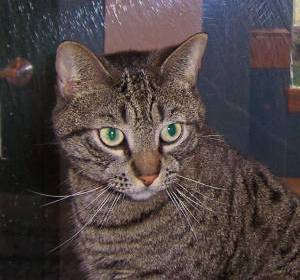
#> input picture 3-OpenCV Basics Implementation Part-2/cat.1.jpg, 300 x 280 px
$ jupyter execute 'OpenCV Basics Implementation part-2.ipynb'
#> lines starting #> are read from the running program, lines starting #| are printed output that depends on the picture
[cell 1]
# !pip install imutils

[cell 2]
import numpy as np
import matplotlib.pyplot as plt
import seaborn as sns
import pandas as pd
import imutils
import cv2

import warnings
warnings.filterwarnings('ignore')

[cell 3]
plt.figure(figsize=(4, 4))
imagedata = plt.imread("./cat.1.jpg")
#> imagedata is the input picture: shape (280, 300, 3); mean R, G, B 78.8, 68.3, 68
plt.imshow(imagedata)
plt.grid(True)
plt.show()

[cell 4]
imagedata.shape
#> Out = (280, 300, 3)

[cell 5]
len(imagedata.shape)
#> Out = 3

[cell 6]
#Ch_last
#CH -1st

[cell 7]
def catimageShow(imageTitle, image):
#> called with imageTitle = 'Orginal Image'
    if image.shape[2] == 3:
        imageVariable = cv2.cvtColor(image, cv2.COLOR_BGR2RGB)
#     if image.shape[2]==1:
#         imageVariable = cv2.cvtColor(image, cv2.COLOR_RGB2BGRA)
    plt.figure(figsize=(4, 4))
    plt.imshow(imageVariable)
    plt.grid(True)
    plt.title(imageTitle)
    plt.show()

[cell 8]
catimageShow("Orginal Image",imagedata)

[cell 9]
imagedata.shape
#> Out = (280, 300, 3)

[cell 10]
cv2.split(imagedata)

[cell 11]
#mask = shedow

[cell 12]
def imageHistogram(image , imageTitle, mask = None):
    color_Channel = cv2.split(image)
    color_com = ('b','g','r')
    plt.figure(figsize=(4,2))
    plt.title(imageTitle)#(label, fontdict=None, loc=None, pad=None, *, y=None, **kwargs)
    plt.xlabel("Bins") #plt.xlabel(xlabel, fontdict=None, labelpad=None, *, loc=None, **kwargs)
    plt.ylabel("Pixle Information") # plt.ylabel(ylabel, fontdict=None, labelpad=None, *, loc=None, **kwargs)

    for (color_Channel,color_com) in zip(color_Channel,color_com):
        histogram = cv2.calcHist([color_Channel], [0], mask, [256],[0,256]) #calcHist(images, channels, mask, histSize, ranges[, hist[, accumulate]])
        plt.plot(histogram, color = color_com) #plt.plot(*args, scalex=True, scaley=True, data=None, **kwargs)
        plt.xlim([0,256])
        plt.show()

[cell 13]
image_argument = {"Image":"./cat.1.jpg"}
image = cv2.imread(image_argument['Image']) #imread(filename[, flags])
image = cv2.cvtColor(image, cv2.COLOR_BGR2RGB) #cvtColor(src, code[, dst[, dstCn]])
sampleHistio = cv2.calcHist([image],[0],None,[256],[0,256]) #calcHist(images, channels, mask, histSize, ranges[, hist[, accumulate]]) -> hist
#> sampleHistio = 256 values, max 920 at index 42, min 0 at index 0, mean 328.1
plt.figure(figsize=(4,2))
plt.title("imageTitle")#(label, fontdict=None, loc=None, pad=None, *, y=None, **kwargs)
plt.xlabel("Bins") #plt.xlabel(xlabel, fontdict=None, labelpad=None, *, loc=None, **kwargs)
plt.ylabel("Pixle Information") # plt.ylabel(ylabel, fontdict=None, labelpad=None, *, loc=None, **kwargs)
plt.plot(sampleHistio)
plt.show()
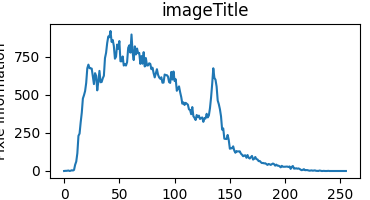
#> figure drawn by matplotlib, 1 panel; curve peaks at x = 42, y = 920

[cell 14]
image_argument = {"Image":"./cat.1.jpg"}
image = cv2.imread(image_argument['Image']) #imread(filename[, flags])
image = cv2.cvtColor(image, cv2.COLOR_BGR2RGB) #cvtColor(src, code[, dst[, dstCn]])
sampleHistio = cv2.calcHist([image],[1],None,[256],[0,256]) #calcHist(images, channels, mask, histSize, ranges[, hist[, accumulate]]) -> hist
#> sampleHistio = 256 values, max 1182 at index 55, min 0 at index 212, mean 328.1
plt.figure(figsize=(4,2))
plt.title("imageTitle")#(label, fontdict=None, loc=None, pad=None, *, y=None, **kwargs)
plt.xlabel("Bins") #plt.xlabel(xlabel, fontdict=None, labelpad=None, *, loc=None, **kwargs)
plt.ylabel("Pixle Information") # plt.ylabel(ylabel, fontdict=None, labelpad=None, *, loc=None, **kwargs)
plt.plot(sampleHistio)
plt.show()
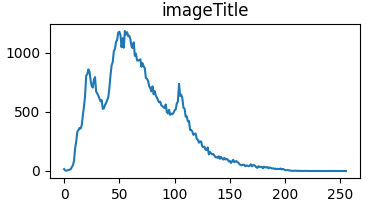
#> figure drawn by matplotlib, 1 panel; curve peaks at x = 55, y = 1182

[cell 15]
image_argument = {"Image":"./cat.1.jpg"}
image = cv2.imread(image_argument['Image']) #imread(filename[, flags])
image = cv2.cvtColor(image, cv2.COLOR_BGR2RGB) #cvtColor(src, code[, dst[, dstCn]])
sampleHistio = cv2.calcHist([image],[2],None,[256],[0,256]) #calcHist(images, channels, mask, histSize, ranges[, hist[, accumulate]]) -> hist
#> sampleHistio = 256 values, max 1306 at index 65, min 0 at index 205, mean 328.1
plt.figure(figsize=(4,2))
plt.title("imageTitle")#(label, fontdict=None, loc=None, pad=None, *, y=None, **kwargs)
plt.xlabel("Bins") #plt.xlabel(xlabel, fontdict=None, labelpad=None, *, loc=None, **kwargs)
plt.ylabel("Pixle Information") # plt.ylabel(ylabel, fontdict=None, labelpad=None, *, loc=None, **kwargs)
plt.plot(sampleHistio)
plt.show()
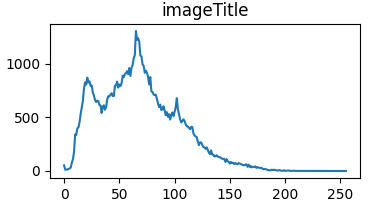
#> figure drawn by matplotlib, 1 panel; curve peaks at x = 65, y = 1306

[cell 16]
color_Channel = cv2.split(image)
color_com = ('b','g','r')
plt.figure(figsize=(4,2))
plt.title("imageTitle")#(label, fontdict=None, loc=None, pad=None, *, y=None, **kwargs)
plt.xlabel("Bins") #plt.xlabel(xlabel, fontdict=None, labelpad=None, *, loc=None, **kwargs)
plt.ylabel("Pixle Information") # plt.ylabel(ylabel, fontdict=None, labelpad=None, *, loc=None, **kwargs)

for (color_Channel,color_com) in zip(color_Channel,color_com):
    histogram = cv2.calcHist([color_Channel], [0], None, [256],[0,256]) #calcHist(images, channels, mask, histSize, ranges[, hist[, accumulate]])
    plt.plot(histogram, color = color_com) #plt.plot(*args, scalex=True, scaley=True, data=None, **kwargs)
    plt.xlim([0,256])
    plt.show()
#> this loop made 3 passes
#> color_com on passes 1 to 3: 'b', 'g', 'r'
#> pass 1, `plt.show()`:
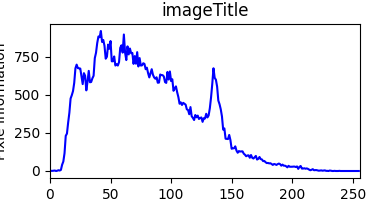
#> figure drawn by matplotlib, 1 panel; curve peaks at x = 42, y = 920
#> pass 2, `plt.show()`:
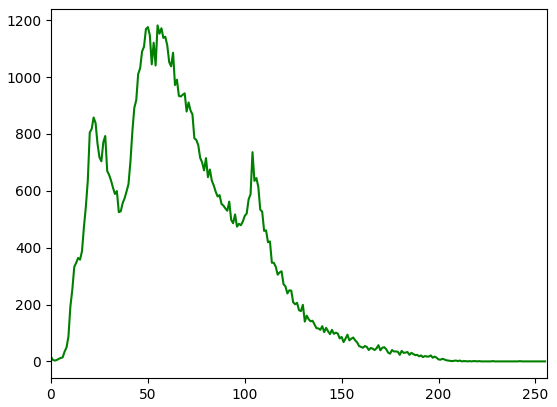
#> figure drawn by matplotlib, 1 panel; curve peaks at x = 55, y = 1182

[cell 17]
imageHistogram(image,"imageTitle",None)
#> the loop in imageHistogram, `for (color_Channel,color_com) in zip(color_Channel,color_com):` made 3 passes

[cell 18]
color_Channel = cv2.split(image)
color_com = ('b','g','r')
plt.figure(figsize=(4,2))
plt.title("imageTitle")#(label, fontdict=None, loc=None, pad=None, *, y=None, **kwargs)
plt.xlabel("Bins") #plt.xlabel(xlabel, fontdict=None, labelpad=None, *, loc=None, **kwargs)
plt.ylabel("Pixle Information") # plt.ylabel(ylabel, fontdict=None, labelpad=None, *, loc=None, **kwargs)

for (color_Channel,color_com) in zip(color_Channel,color_com):
    histogram = cv2.calcHist([color_Channel], [0], None, [256],[0,256]) #calcHist(images, channels, mask, histSize, ranges[, hist[, accumulate]])
    plt.plot(histogram, color = color_com) #plt.plot(*args, scalex=True, scaley=True, data=None, **kwargs)
    plt.xlim([0,256])
#     plt.show()
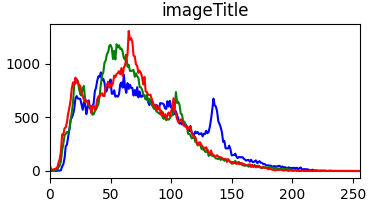
#> figure drawn by matplotlib, 1 panel; curve peaks at x = 42, y = 920; curve peaks at x = 55, y = 1182; curve peaks at x = 65, y = 1306

[cell 19]
cv2.split(image)

[cell 20]
cv2.split(image[0])

[cell 21]
color_Channel = cv2.split(image)
color_com = ('r','g','b')
plt.figure(figsize=(4,2))
plt.title("imageTitle")#(label, fontdict=None, loc=None, pad=None, *, y=None, **kwargs)
plt.xlabel("Bins") #plt.xlabel(xlabel, fontdict=None, labelpad=None, *, loc=None, **kwargs)
plt.ylabel("Pixle Information") # plt.ylabel(ylabel, fontdict=None, labelpad=None, *, loc=None, **kwargs)

for (color_Channel,color_com) in zip(color_Channel,color_com):
    histogram = cv2.calcHist([color_Channel], [0], None, [256],[0,256]) #calcHist(images, channels, mask, histSize, ranges[, hist[, accumulate]])
    plt.plot(histogram, color = color_com) #plt.plot(*args, scalex=True, scaley=True, data=None, **kwargs)
    plt.xlim([0,256])
    plt.show()
#> this loop made 3 passes
#> pass 1, `plt.show()`:
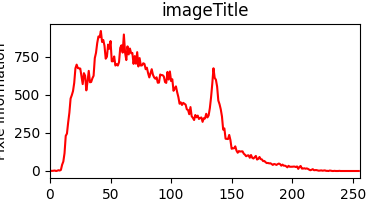
#> figure drawn by matplotlib, 1 panel; curve peaks at x = 42, y = 920

[cell 22]
# Interpolation is the way the extra pixels in the new image is calculated.

color = ["B", "G", "R"]
fig = plt.figure(figsize=(20, 18))
ax = fig.add_subplot(131)
hist = cv2.calcHist([color_Channel[1], color_Channel[0]], [0, 1], None, [32, 32], [0, 256, 0, 256])
p = ax.imshow(hist, interpolation = "nearest")
ax.set_title("Image Generate for Green and Blue")
plt.colorbar(p)


ax = fig.add_subplot(132)
hist = cv2.calcHist([color_Channel[1], color_Channel[2]], [0, 1], None, [32, 32], [0, 256, 0, 256])
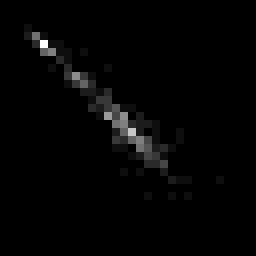
#> hist: shape (32, 32) float32 (shown 8 times larger); min 0, max 18, mean 0.293; drawn with min black and max white
p = ax.imshow(hist, interpolation = "nearest")
ax.set_title("Image Generate for Green and Red")
plt.colorbar(p)


ax = fig.add_subplot(133)
hist = cv2.calcHist([color_Channel[0], color_Channel[2]], [0, 1], None, [32, 32], [0, 256, 0, 256])
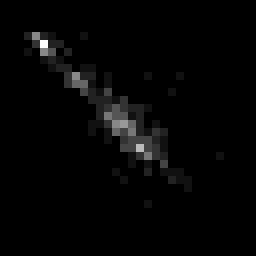
#> hist: shape (32, 32) float32 (shown 8 times larger); min 0, max 15, mean 0.293; drawn with min black and max white
p = ax.imshow(hist, interpolation = "nearest")
ax.set_title("Image Generate for Blue and Red")
plt.colorbar(p)

print("Image Shape: {} with {}".format(hist.shape, hist.flatten().shape[0]))
#| Image Shape: (32, 32) with 1024
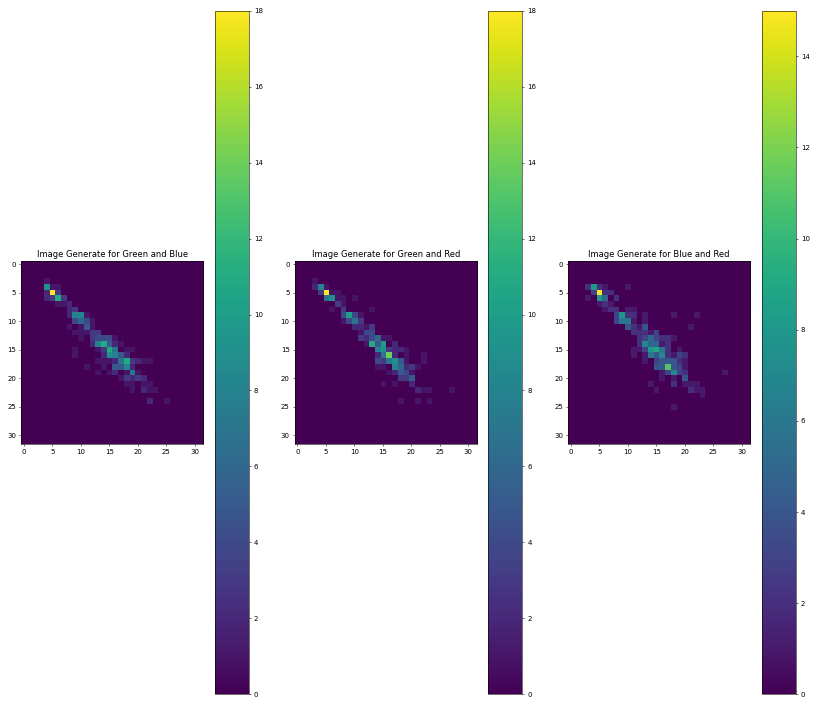
#> figure drawn by matplotlib, 6 panels
